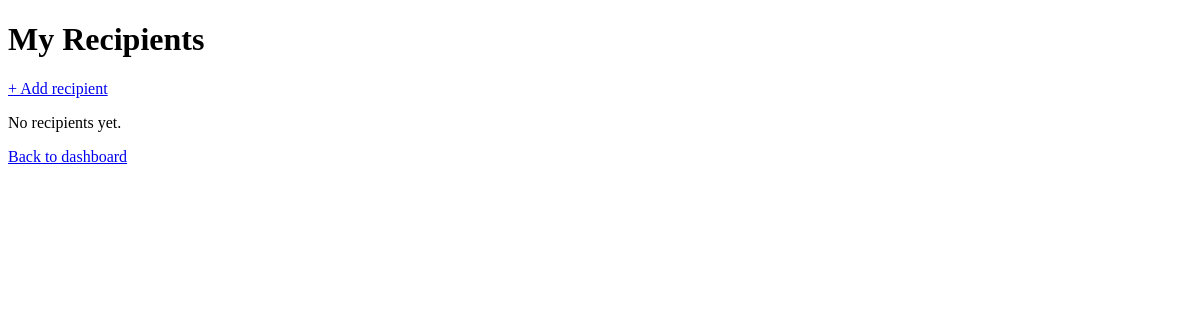
Before: /admin/recipients (signed in) with the older database file.
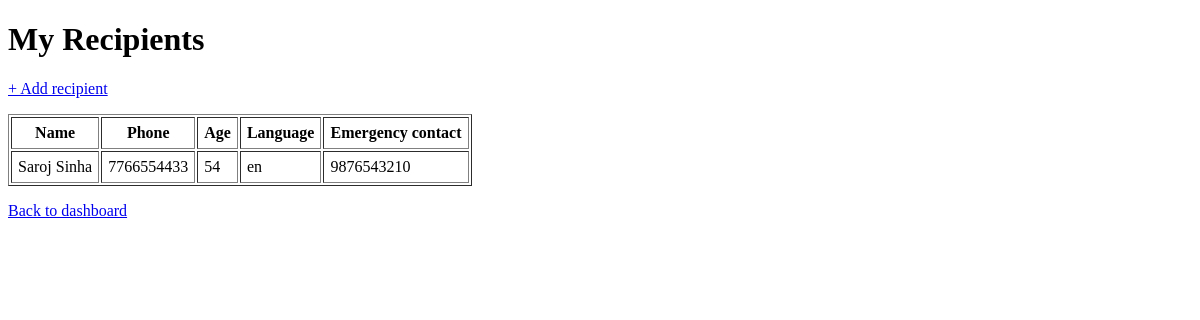
After: the same page with the newer database file.
### models.py (models this page shows)
class Recipient(db.Model):
    id = db.Column(db.Integer, primary_key=True)
    admin_id = db.Column(db.Integer, db.ForeignKey("admin.id"), nullable=False)
    name = db.Column(db.String(100), nullable=False)
    phone = db.Column(db.String(15), unique=True, nullable=False)
    email = db.Column(db.String(120))
    age = db.Column(db.Integer)
    preferred_language = db.Column(db.String(2), default="en")
    emergency_contact_phone = db.Column(db.String(15))
    is_active = db.Column(db.Boolean, default=True)
    created_at = db.Column(db.DateTime, default=utcnow)

### app.py (the view)
@app.route("/admin/recipients")
@admin_required
def recipient_list():
    recipients = (
        Recipient.query.filter_by(admin_id=session["admin_id"], is_active=True)
        .order_by(Recipient.name)
        .all()
    )
    return render_template("recipient_list.html", recipients=recipients)

### app.py (called while the page is built)
def admin_required(view):
    @wraps(view)
    def wrapped(*args, **kwargs):
        if "admin_id" not in session:
            flash("Please log in first.")
            return redirect(url_for("admin_login"))
        return view(*args, **kwargs)
    return wrapped

### templates/recipient_list.html (shortened to what this page needs)
<!DOCTYPE html>
<html lang="en">
<head>
</head>
<body>
  <h1>My Recipients</h1>
  <p><a href="{{ url_for('recipient_new') }}">+ Add recipient</a></p>
  {% if recipients %}
    <table border="1" cellpadding="6">
      <tr>
        <th>Name</th>
        <th>Phone</th>
        <th>Age</th>
        <th>Language</th>
        <th>Emergency contact</th>
      </tr>
      {% for r in recipients %}
      <tr>
        <td>{{ r.name }}</td>
        <td>{{ r.phone }}</td>
        <td>{{ r.age or "-" }}</td>
        <td>{{ r.preferred_language }}</td>
        <td>{{ r.emergency_contact_phone or "-" }}</td>
      </tr>
      {% endfor %}
    </table>
  {% else %}
    <p>No recipients yet.</p>
  {% endif %}
  <p><a href="{{ url_for('admin_dashboard') }}">Back to dashboard</a></p>
</body>
</html>

Changed rows visible on the page:
added Recipient: name "Saroj Sinha", phone "7766554433", age "54", preferred_language "en", emergency_contact_phone "9876543210"
Other visible differences:
text no longer shown: "No recipients yet."
text now shown: "Name Phone Age Language Emergency contact"
